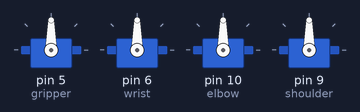
Bench run of a sketch on a simulated Arduino Uno, built with avr-gcc and run on an emulated ATmega328P. On the bench: 4 × servo.

Above: at 0.1 s.
At 4.66 s:
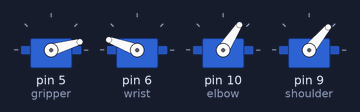
At 9.18 s:
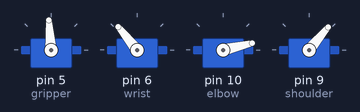
At 17.94 s:
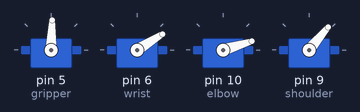
At 27.57 s:
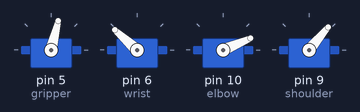
At 36.2 s:
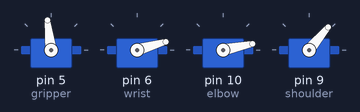
Timing chart, 0 to 40.0 s (numbered marks = the images above):
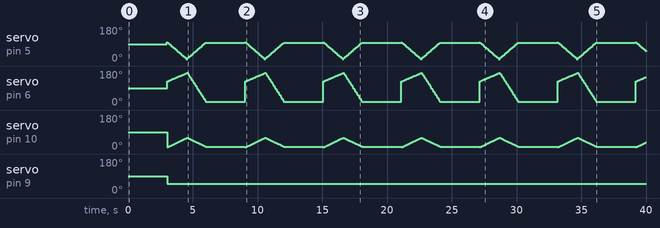

Measured:
- by itself, servo on pin 9 (shoulder): 90° → 50° at 3.0 s

The sketch:

ARMS3.ino
```cpp
/*
version 3.6
DENIS KOECH(WINNIPEG)
EDITED FOR HOME RUN BY LARRY
Thanks alot Denis
elbow
Grab the damn Votes
Addition of storing the critter after picking

*/

#include <Servo.h>

Servo elbow;
Servo gripper;
Servo wrist;
Servo shoulder;

int gripL,gripR,wst,elb,shd,bse;

void setup()
{

 Serial.begin(9600);
 // start serial for output
 gripper.attach(5);
 wrist.attach(6);
 elbow.attach(10);
 shoulder.attach(9);

 int pos=10;


 //gripper.attach(11);


}

void loop()
{
  delay(3000);

  home_position();
   //delay(300);
 // pick_cylinder();
  //drop_cuboid();

  //delay(2000);
  //drop();
 //
// picking();
//store_on_car();
// before_pick_cuboid();
//pick_cuboid();
//carry_cuboid();
//pick_sphere();
//carry_cuboid();
//drop();
//pick_from_store();


}

void home_position()
{

  for(int pos=100;pos<130;pos++)
 {
   int g=map(pos,100,130,100,10);
   int w=map(pos,20,130,10,170);
   int e=map(pos,100,130,10,60);
   int s=map(pos,100,130,50,50); //

   gripper.write(g);
   delay(20);
   wrist.write(w);
   delay(10);
   elbow.write(e);
   delay(10);
   shoulder.write(s);
   delay(10);

 }


    for(int pos=100;pos<130;pos++)
 {

  int g=map(pos,100,130,10,100);
  int w=map(pos,100,130,170,10);
  int e=map(pos,100,130,60,10);
  int s=map(pos,100,130,50,50);

  gripper.write(g);
  delay(20);

  wrist.write(w);
   delay(10);
  elbow.write(e);
  delay(10);
  shoulder.write(s);
  delay(10);


 }

}

void pick_cylinder()
{
     for(int pos=100;pos<150;pos++)
 {
   int w=map(pos,100,150,10,100);
   int e=map(pos,100,150,10,100);
   int s=map(pos,100,150,50,138);

  Serial.println(s);
  wrist.write(w);
  delay(10);
    elbow.write(e);
  delay(10);
   shoulder.write(s);
   delay(30);


 }
 grab();
 //inafa nirudishe vile ilikuwa but dang who cares
      for(int pos=100;pos<150;pos++)
 {
   int w=map(pos,100,150,100,10);
   int e=map(pos,100,150,100,10);
   int s=map(pos,100,150,130,50);
   wrist.write(w);
   delay(10);
   elbow.write(e);
   delay(10);
   shoulder.write(s);
   delay(30);


 }

}

//drop cuboid at the hive
void drop_cuboid()
{
     for(int pos=100;pos<150;pos++)
 {
   int w=map(pos,100,150,10,100);
   int e=map(pos,100,150,10,100);
   int s=map(pos,100,150,50,100);
   int g=map(pos,100,130,100,10);
   Serial.println(s);
   wrist.write(w);
   delay(10);
   elbow.write(e);
  delay(10);
   shoulder.write(s);
  gripper.write(g);
   delay(30);

 }
 grab();
 //hii pia rudisha I mean it dnt forget Larry
      for(int pos=100;pos<150;pos++)
 {
   int w=map(pos,100,150,100,10);
   int e=map(pos,100,150,100,10);
   int s=map(pos,100,150,100,50);
   wrist.write(w);
   delay(10);
   elbow.write(e);
  delay(10);
   shoulder.write(s);
   delay(30);

 }

}


void grab()
{
     for(int pos=100;pos<150;pos++)
 {
   int g=map(pos,100,150,100,10);
   gripper.write(g);
   delay(40);

 }

}


void drop()
{

  for(int pos=100;pos<150;pos++)
 {
   int w=map(pos,100,150,100,120);
   int e=map(pos,100,150,160,80);
   int s=map(pos,100,150,138,110);
   int g=map(pos,100,150,10,100);
   Serial.println(s);
   wrist.write(w);
   delay(10);
   elbow.write(e);
   delay(10);
   gripper.write(g);
   delay(50);
   shoulder.write(s);
   delay(50);

 }


}

void picking()
{

     for(int pos=100;pos<150;pos++)
 {
   int w=map(pos,100,150,10,100);
   int e=map(pos,100,150,10,100);
   int s=map(pos,100,150,50,138);

   Serial.println(s);
   wrist.write(w);
   delay(10);
   elbow.write(e);
   delay(10);
   shoulder.write(s);
   delay(30);


 }

grab();
}

void store_on_car()
{


    for(int pos=100;pos<150;pos++)
 {


  int w=map(pos,100,150,100,30);
  int e=map(pos,100,150,100,157);
  int s=map(pos,100,150,138,67);
  int g=map(pos,100,150,10,100);


 wrist.write(w);
 delay(50);
 elbow.write(e);  delay(50);
 shoulder.write(s);

  delay(50);

 }
 ungrip();
}

 void ungrip()
{
 for(int pos=100;pos<150;pos++)
 {
  int g=map(pos,100,150,10,100);
  gripper.write(g);
  delay(50);

}
}

void before_pick_cuboid()
{

 for(int pos=100;pos<150;pos++)
 {


  int w=map(pos,100,150,30,110);
  int e=map(pos,100,150,157,60);
  int s=map(pos,100,150,67,80);


  wrist.write(w);
  delay(30);
  elbow.write(e);
  delay(30);
  shoulder.write(s);
  delay(30);

 }
}
 void pick_cuboid()
{

  for(int pos=100;pos<150;pos++)
 {
   int w=map(pos,100,150,110,100);
   int e=map(pos,100,150,60,100);
   int s=map(pos,100,150,80,138);

   Serial.println(s);
   wrist.write(w);
   delay(10);
   elbow.write(e);
   delay(10);
   shoulder.write(s);
   delay(30);
 }
 grab();

}
void carry_cuboid()
{
   for(int pos=100;pos<150;pos++)
 {

  int s=map(pos,100,150,138,138);
  int e=map(pos,100,150,100,160);
  int w=map(pos,100,150,100,100);


  wrist.write(w);
  delay(20);
  elbow.write(e);
  delay(20);
  shoulder.write(s);
  delay(20);


 }

 //drop();
}

void pick_sphere()
{
 for(int pos=100;pos<150;pos++)
 {
   int w=map(pos,100,150,10,100);
   int e=map(pos,100,150,10,85);
   int s=map(pos,100,150,50,138);


   wrist.write(w);
   delay(10);
   elbow.write(e);
   delay(10);
   shoulder.write(s);
   delay(30);


 }

grab();

}

void pick_from_store()
{

    for(int pos=100;pos<150;pos++)
 {


  int w=map(pos,100,150,120,30);
  int e=map(pos,100,150,80,170);
  int s=map(pos,100,150,110,67);
  int g=map(pos,100,150,100,20);


 wrist.write(w);
 delay(20);
 elbow.write(e);  delay(20);
 shoulder.write(s);

  delay(50);

 }

}
```
